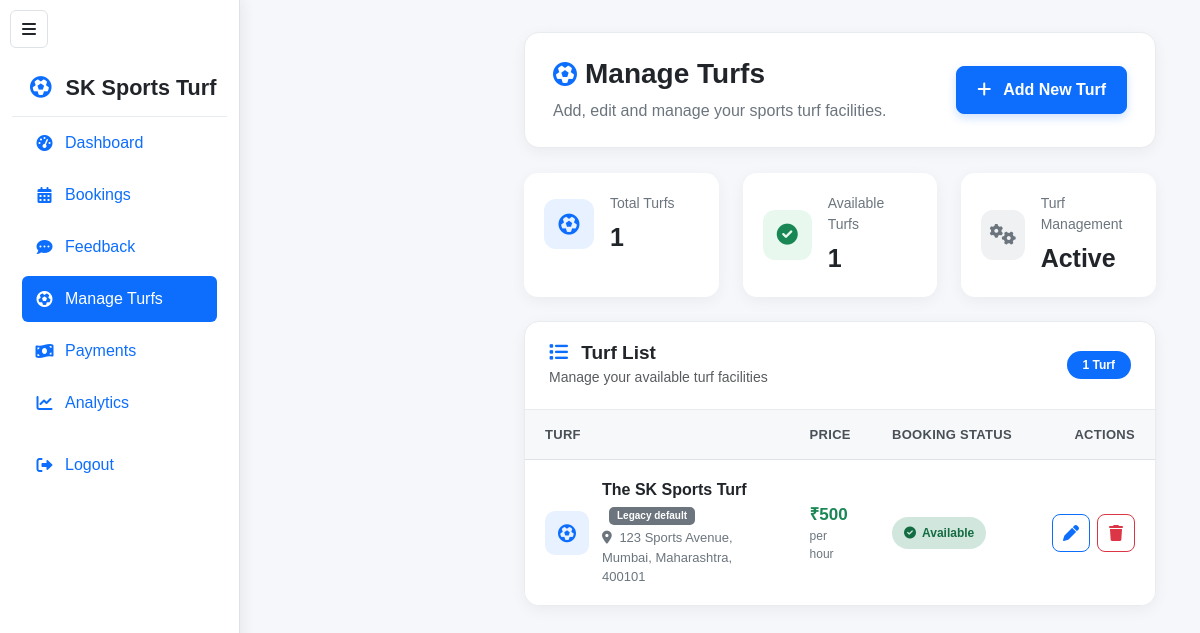
Page /owner/turfs/ (signed in) on the committed database.
### turf/models.py (models this page shows, shortened)
class Turf(models.Model):
    name = models.CharField(max_length=200)
    image = models.ImageField(upload_to='turfs/', blank=True)
    slot_price = models.PositiveIntegerField(default=500)
    description = models.TextField(blank=True)
    address = models.TextField(blank=True)
    contact_phone = models.CharField(max_length=20, blank=True)
    contact_email = models.EmailField(blank=True)
    is_active = models.BooleanField(default=True)
    is_default = models.BooleanField(default=False)

### turf/views.py (the view)
# urls.py: path('owner/turfs/', views.owner_turfs, name='owner_turfs'),
@login_required(login_url='owner_login')
@login_required(login_url='owner_login')
def owner_turfs(request):
    if not request.user.is_staff:
        return redirect('book_now')
    return render(request, 'owner_turfs.html', {
        'turfs': Turf.objects.order_by('name', 'pk'),
    })

### templates/owner_turfs.html (shortened to what this page needs)
{% load static %}
<!doctype html>
<html lang="en">
<head>
    <link
        href="https://cdn.jsdelivr.net/npm/bootstrap@5.3.0-alpha1/dist/css/bootstrap.min.css"
        rel="stylesheet"
    >
    <link
        rel="stylesheet"
        href="https://cdnjs.cloudflare.com/ajax/libs/font-awesome/6.0.0/css/all.min.css"
    >
    <link
        rel="stylesheet"
        href="{% static 'css/owner_admin.css' %}"
    >
</head>
<body class="owner-admin-body">
    {% include 'owner_sidebar.html' %}
    <main id="owner-admin-main" class="main-content">
        <div class="container-fluid">
            <div class="page-header">
                <div class="d-flex flex-wrap justify-content-between align-items-center gap-3">
                    <div>
                        <div class="d-flex align-items-center gap-2 mb-2">
                            <i
                                class="fas fa-futbol text-primary fs-4">
                            </i>
                            <h1 class="mb-0">
                                Manage Turfs
                            </h1>
                        </div>
                        <p>
                            Add, edit and manage your sports turf facilities.
                        </p>
                    </div>
                    <a
                        href="{% url 'owner_turf_create' %}"
                        class="btn btn-primary btn-add-turf"
                    >
                        <i class="fas fa-plus me-2"></i>
                        Add New Turf
                    </a>
                </div>
            </div>
            <div class="row g-4 mb-4">
                <div class="col-md-4">
                    <div class="summary-card">
                        <div class="d-flex align-items-center">
                            <div class="summary-icon icon-blue me-3">
                                <i class="fas fa-futbol"></i>
                            </div>
                            <div>
                                <div class="summary-title">
                                    Total Turfs
                                </div>
                                <div class="summary-value">
                                    {{ turfs|length }}
                                </div>
                            </div>
                        </div>
                    </div>
                </div>
                <div class="col-md-4">
                    <div class="summary-card">
                        <div class="d-flex align-items-center">
                            <div class="summary-icon icon-green me-3">
                                <i class="fas fa-check-circle"></i>
                            </div>
                            <div>
                                <div class="summary-title">
                                    Available Turfs
                                </div>
                                <div class="summary-value">
                                    {{ turfs|length }}
                                </div>
                            </div>
                        </div>
                    </div>
                </div>
                <div class="col-md-4">
                    <div class="summary-card">
                        <div class="d-flex align-items-center">
                            <div class="summary-icon icon-gray me-3">
                                <i class="fas fa-cogs"></i>
                            </div>
                            <div>
                                <div class="summary-title">
                                    Turf Management
                                </div>
                                <div class="summary-value">
                                    Active
                                </div>
                            </div>
                        </div>
                    </div>
                </div>
            </div>
            <div class="turfs-card">
                <div class="turfs-card-header">
                    <div>
                        <h5 class="turfs-card-title">
                            <i class="fas fa-list me-2"></i>
                            Turf List
                        </h5>
                        <small class="text-muted">
                            Manage your available turf facilities
                        </small>
                    </div>
                    <span class="badge bg-primary rounded-pill px-3 py-2">
                        {{ turfs|length }} Turf{{ turfs|length|pluralize }}
                    </span>
                </div>
                <div class="table-responsive">
                    <table class="table turf-table">
                        <thead>
                            <tr>
                                <th>
                                    Turf
                                </th>
                                <th>
                                    Price
                                </th>
                                <th>
                                    Booking Status
                                </th>
                                <th class="text-end">
                                    Actions
                                </th>
                            </tr>
                        </thead>
                        <tbody>
                            {% for turf in turfs %}
                            <tr>
                                <td>
                                    <div class="turf-name-wrapper">
                                        {% if turf.image %}
                                            <img
                                                src="{{ turf.image.url }}"
                                                alt="{{ turf.name }}"
                                                style="width: 48px; height: 48px; object-fit: cover; border-radius: 10px;"
                                            >
                                        {% else %}
                                            <div class="turf-icon">
                                                <i class="fas fa-futbol"></i>
                                            </div>
                                        {% endif %}
                                        <div>
                                            <div class="turf-name">
                                                {{ turf.name }}
                                                {% if turf.is_default %}
                                                    <span
                                                        class="badge text-bg-secondary legacy-badge"
                                                    >
                                                        Legacy default
                                                    </span>
                                                {% endif %}
                                            </div>
                                            {% if turf.address %}
                                                <div class="turf-address">
                                                    <i
                                                        class="fas fa-location-dot me-1">
                                                    </i>
                                                    {{ turf.address }}
                                                </div>
                                            {% endif %}
                                        </div>
                                    </div>
                                </td>
                                <td>
                                    <div class="price">
                                        ₹{{ turf.slot_price }}
                                    </div>
                                    <div class="price-label">
                                        per hour
                                    </div>
                                </td>
                                <td>
                                    {% if turf.is_active %}
                                        <span
                                            class="status-badge status-available"
                                        >
                                            <i class="fas fa-circle-check"></i>
                                            Available
                                        </span>
                                    {% endif %}
                                </td>
                                <td>
                                    <div class="action-buttons">
                                        <a
                                            href="{% url 'owner_turf_edit' turf.pk %}"
                                            class="btn btn-outline-primary action-btn"
                                            title="Edit Turf"
                                        >
                                            <i class="fas fa-pen"></i>
                                        </a>
                                        {% if turf.is_active %}
                                            <form
                                                method="post"
                                                action="{% url 'owner_turf_delete' turf.pk %}"
                                                class="d-inline"
                                                onsubmit="return confirm('Remove this turf from customer booking? Existing booking records will be retained.');"
                                            >
                                                <button
                                                    type="submit"
                                                    class="btn btn-outline-danger action-btn"
                                                    title="Remove Turf"
                                                >
                                                    <i class="fas fa-trash"></i>
                                                </button>
                                            </form>
                                        {% endif %}
                                    </div>
                                </td>
                            </tr>
                            {% endfor %}
                        </tbody>
                    </table>
                </div>
            </div>
        </div>
    </main>
</body>
</html>

### static/css/owner_admin.css (style rules this page uses)
body.owner-admin-body { --owner-sidebar-expanded-width: 240px; --owner-sidebar-collapsed-width: 72px; min-height: 100vh; background: #f5f7fb; color: #212529; font-family: Arial, sans-serif; }
#owner-admin-main { min-width: 0; width: calc(100% - var(--owner-sidebar-expanded-width)); margin-left: var(--owner-sidebar-expanded-width); padding: 32px; box-sizing: border-box; transition: margin-left .2s ease; }
body.owner-admin-body .container-fluid { max-width: 1600px; }
body.owner-admin-body .table thead th { background: #f7f8fa; color: #495057; font-weight: 600; white-space: nowrap; }

### templates/owner_turfs.html (style rules this page uses)
body { background: #f5f7fb; }
.main-content { padding: 30px; }
.page-header { background: #ffffff; border-radius: 15px; padding: 24px 28px; margin-bottom: 25px; border: 1px solid #e9ecef; box-shadow: 0 4px 15px rgba(0, 0, 0, 0.05); }
.page-header h1 { font-size: 28px; font-weight: 700; color: #212529; }
.page-header p { margin-bottom: 0; color: #6c757d; }
.btn-add-turf { padding: 11px 20px; border-radius: 8px; font-weight: 600; box-shadow: 0 4px 10px rgba(13, 110, 253, 0.2); transition: all 0.2s ease; }
.summary-card { border: none; border-radius: 14px; background: #ffffff; padding: 20px; height: 100%; box-shadow: 0 4px 15px rgba(0, 0, 0, 0.05); transition: all 0.25s ease; }
.summary-icon { width: 50px; height: 50px; display: flex; align-items: center; justify-content: center; border-radius: 12px; font-size: 21px; }
.icon-blue { background: #e7f1ff; color: #0d6efd; }
.icon-green { background: #e8f8ef; color: #198754; }
.icon-gray { background: #f0f1f3; color: #6c757d; }
.summary-title { color: #6c757d; font-size: 14px; margin-bottom: 5px; }
.summary-value { font-size: 25px; font-weight: 700; color: #212529; }
.turfs-card { background: #ffffff; border: 1px solid #e9ecef; border-radius: 15px; box-shadow: 0 4px 15px rgba(0, 0, 0, 0.05); overflow: hidden; }
.turfs-card-header { padding: 20px 24px; border-bottom: 1px solid #e9ecef; display: flex; align-items: center; justify-content: space-between; gap: 15px; }
.turfs-card-title { margin: 0; font-size: 19px; font-weight: 700; color: #212529; }
.turfs-card-title i { color: #0d6efd; }
.turf-table { margin-bottom: 0; }
.turf-table thead th { background: #f8f9fa; color: #495057; font-size: 13px; font-weight: 700; text-transform: uppercase; letter-spacing: 0.3px; padding: 15px 20px; border-bottom: 1px solid #dee2e6; }
.turf-table tbody td { padding: 18px 20px; vertical-align: middle; border-bottom: 1px solid #edf0f2; }
.turf-table tbody tr:last-child td { border-bottom: none; }
.turf-table tbody tr { transition: background 0.2s ease; }
.turf-name-wrapper { display: flex; align-items: center; gap: 13px; }
.turf-icon { width: 44px; height: 44px; min-width: 44px; display: flex; align-items: center; justify-content: center; border-radius: 10px; background: #e7f1ff; color: #0d6efd; font-size: 18px; }
.turf-name { font-weight: 600; color: #212529; margin-bottom: 2px; }
.turf-address { font-size: 13px; color: #6c757d; }
.price { font-size: 17px; font-weight: 700; color: #198754; }
.price-label { font-size: 12px; color: #6c757d; }
.status-badge { display: inline-flex; align-items: center; gap: 6px; padding: 7px 12px; border-radius: 30px; font-size: 12px; font-weight: 600; }
.status-available { background: #d1e7dd; color: #146c43; }
.legacy-badge { display: inline-block; margin-left: 7px; padding: 4px 8px; border-radius: 5px; font-size: 10px; font-weight: 600; }
.action-buttons { display: flex; justify-content: flex-end; gap: 7px; }
.action-btn { width: 38px; height: 38px; display: inline-flex; align-items: center; justify-content: center; border-radius: 8px; }

### templates/owner_sidebar.html (style rules this page uses)
:root { --owner-sidebar-width: 240px; --owner-sidebar-collapsed-width: 70px; }
body { padding-left: 240px !important; margin: 0 !important; overflow-x: hidden; transition: padding-left 0.3s ease; }

### rows in the picture
Turf: name "The SK Sports Turf", is_default "Legacy default", address "123 Sports Avenue, Mumbai, Maharashtra, 400101", slot_price "500", is_active True (drawn)

### other values in the picture
{{ turfs|length }} "1"
